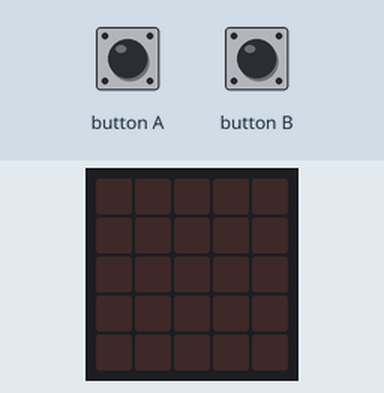
The program below on a simulated BBC micro:bit (MakeCode). On the bench: the board's 5×5 LED display. The inputs (shaded band) are chosen by the test bench.

Above: at 1.2 s.
1.3 s: button A pressed for 0.15 s
At 2.0 s:
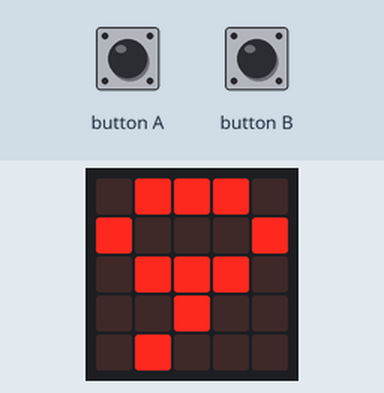
4.4 s: button B pressed for 0.15 s
At 8.4 s:
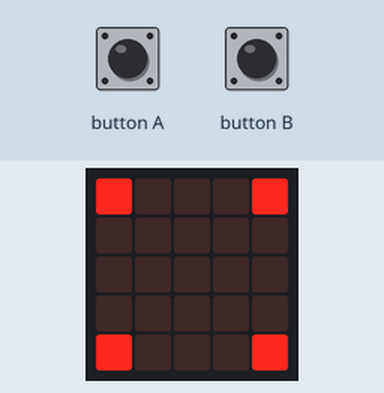
Timing chart, 0 to 9.9 s (numbered marks = the images above; inputs shaded):
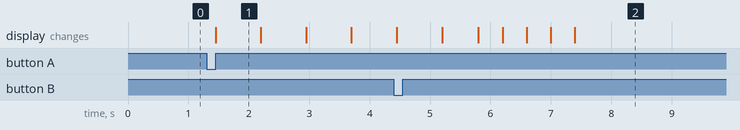

Measured:
- after the input at 1.3 s, the display: changes after 0.15 s (image 1)
- what the display in image 1 shows lasts 0.7 s, from 1.5 s to 2.2 s

The program:

main.ts
```typescript
input.onButtonPressed(Button.A, function () {
    while (count >= 0) {
        basic.showNumber(count)
        count += -1
    }
    basic.showLeds(`
        . . . . .
        . . . . .
        . . . . .
        . . . . .
        . . . . .
        `)
    basic.pause(200)
    basic.showLeds(`
        . . . . .
        . . . . .
        . . # . .
        . . . . .
        . . . . .
        `)
    basic.showLeds(`
        . . . . .
        . . # . .
        . # . # .
        . . # . .
        . . . . .
        `)
    basic.showLeds(`
        . . # . .
        . # . # .
        # . . . #
        . # . # .
        . . # . .
        `)
    basic.showLeds(`
        . # . # .
        # . . . #
        . . . . .
        # . . . #
        . # . # .
        `)
    basic.showLeds(`
        # . . . #
        . . . . .
        . . . . .
        . . . . .
        # . . . #
        `)
})
input.onButtonPressed(Button.B, function () {
    count = -1
})
let count = 0
count = 9
```

test.ts
```typescript
// 在這裡測試；當此封包作為擴充功能時，將不會編譯此內容。
```
